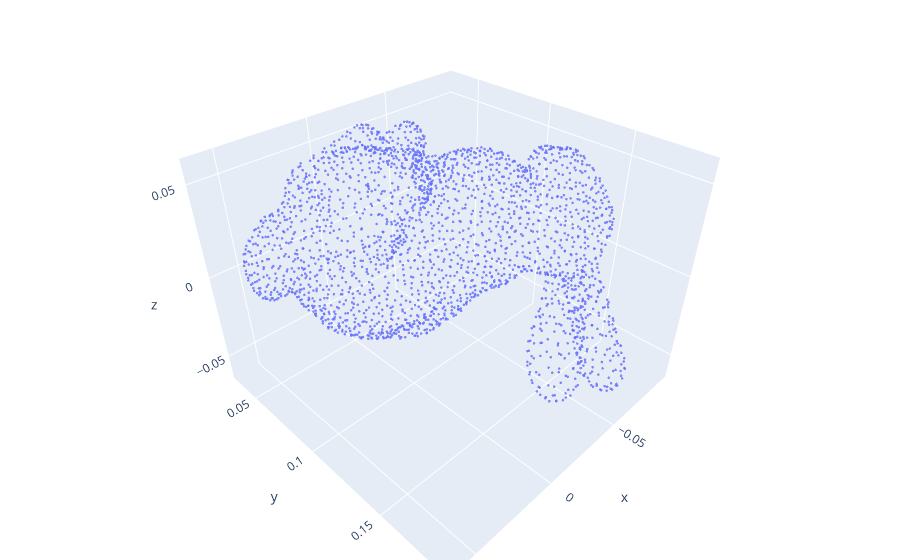

The notebook cell saved with this chart:
### Code cell
#Visualize 
points = []

with open("bunny.obj") as f:
    for line in f:
        if line.startswith("v "):
            _, x, y, z = line.split()
            points.append([float(x), float(y), float(z)])

points = np.array(points)

fig = go.Figure(
    go.Scatter3d(
        x=points[:, 0],
        y=points[:, 1],
        z=points[:, 2],
        mode="markers",
        marker=dict(
            size=1.5,
            opacity=0.8,
        ),
    )
)

fig.update_layout(
    scene=dict(aspectmode="data"),
    margin=dict(l=0, r=0, b=0, t=0),
)

fig.show()

### Figure 1 — Plotly figure (JSON) as saved in the notebook; plotly's stock layout.template omitted (floating-point values rounded to 4 significant figures; data arrays with more than 128 entries replaced by an {"elided": "..."} marker saying what was removed)
{"data": [{"marker": {"opacity": 0.8, "size": 1.5}, "mode": "markers", "type": "scatter3d", "x": {"elided": "2503 float values"}, "y": {"elided": "2503 float values"}, "z": {"elided": "2503 float values"}}], "layout": {"margin": {"b": 0, "l": 0, "r": 0, "t": 0}, "scene": {"aspectmode": "data"}}}
